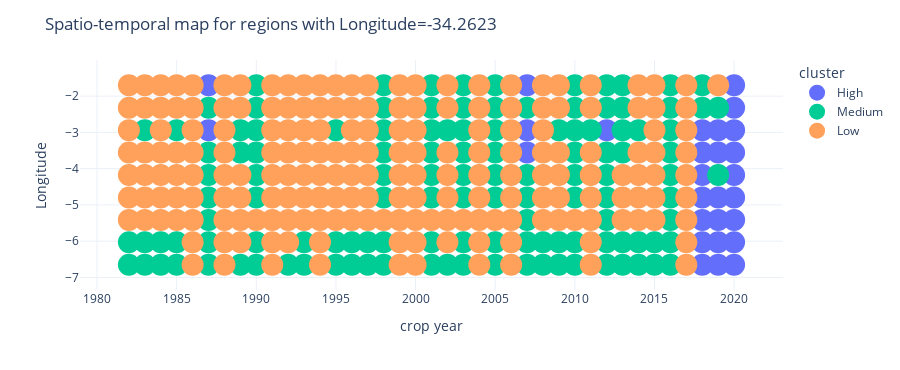

The cell this chart's notebook holds for it:
### Code cell
# make a spatio-temporal plot

fig = px.scatter(df_const_lon, x="year", y="lat", color="cluster", color_discrete_sequence=['#636EFA', "#00CC96",'#FFA15A'])


fig.update_traces(
    marker_size=22,
    selector=dict(mode='markers')
)

fig.update_layout(
    title="Spatio-temporal map for regions with Longitude=-34.2623",
    yaxis_title="Longitude",
    xaxis_title="crop year",
    height=370
)

fig.show()

### Figure 1 — Plotly figure (JSON) as saved in the notebook; plotly's stock layout.template omitted (floating-point values rounded to 4 significant figures; data arrays with more than 128 entries replaced by an {"elided": "..."} marker saying what was removed)
{"data": [{"hovertemplate": "cluster=High<br>year=%{x}<br>lat=%{y}<extra></extra>", "legendgroup": "High", "marker": {"color": "#636EFA", "size": 22, "symbol": "circle"}, "mode": "markers", "name": "High", "orientation": "v", "showlegend": true, "type": "scatter", "x": [1987, 2007, 2020, 2020, 1987, 2007, 2012, 2018, 2019, 2020, 2007, 2018, 2019, 2020, 2018, 2020, 2018, 2019, 2020, 2018, 2019, 2020, 2018, 2019, 2020, 2018, 2019, 2020], "xaxis": "x", "y": [-1.7, -1.7, -1.7, -2.319, -2.938, -2.938, -2.938, -2.938, -2.938, -2.938, -3.556, -3.556, -3.556, -3.556, -4.175, -4.175, -4.794, -4.794, -4.794, -5.413, -5.413, -5.413, -6.031, -6.031, -6.031, -6.65, -6.65, -6.65], "yaxis": "y"}, {"hovertemplate": "cluster=Medium<br>year=%{x}<br>lat=%{y}<extra></extra>", "legendgroup": "Medium", "marker": {"color": "#00CC96", "size": 22, "symbol": "circle"}, "mode": "markers", "name": "Medium", "orientation": "v", "showlegend": true, "type": "scatter", "x": [1990, 1998, 2001, 2003, 2005, 2010, 2012, 2013, 2016, 2018, 1987, 1990, 1998, 2001, 2003, 2005, 2007, 2010, 2012, 2013, 2016, 2018, 2019, 1983, 1985, 1989, 1990, 1995, 1998, 2001, 2002, 2003, 2005, 2009, 2010, 2011, 2013, 2014, 2016, 1987, 1989, 1990, 1998, 2001, 2003, 2005, 2010, 2012, 2013, 2016, 1987, 1990, 1998, 2001, 2003, 2005, 2007, 2010, 2012, 2016, 2019, 1987, 1990, 1998, 2001, 2003, 2005, 2007, 2010, 2012, 2016, 1987, 2007, 2012, 2016, 1982, 1983, 1984, 1985, 1987, 1990, 1993, 1995, 1996, 1997, 1998, 2001, 2003, 2005, 2007, 2008, 2009, 2010, 2012, 2013, 2014, 2015, 2016, 1982, 1983, 1984, 1985, 1987, 1989, 1990, 1992, 1993, 1995, 1996, 1997, 1998, 2001, 2002, 2003, 2005, 2007, 2008, 2009, 2010, 2012, 2013, 2014, 2015, 2016], "xaxis": "x", "y": [-1.7, -1.7, -1.7, -1.7, -1.7, -1.7, -1.7, -1.7, -1.7, -1.7, -2.319, -2.319, -2.319, -2.319, -2.319, -2.319, -2.319, -2.319, -2.319, -2.319, -2.319, -2.319, -2.319, -2.938, -2.938, -2.938, -2.938, -2.938, -2.938, -2.938, -2.938, -2.938, -2.938, -2.938, -2.938, -2.938, -2.938, -2.938, -2.938, -3.556, -3.556, -3.556, -3.556, -3.556, -3.556, -3.556, -3.556, -3.556, -3.556, -3.556, -4.175, -4.175, -4.175, -4.175, -4.175, -4.175, -4.175, -4.175, -4.175, -4.175, -4.175, -4.794, -4.794, -4.794, -4.794, -4.794, -4.794, -4.794, -4.794, -4.794, -4.794, -5.413, -5.413, -5.413, -5.413, -6.031, -6.031, -6.031, -6.031, -6.031, -6.031, -6.031, -6.031, -6.031, -6.031, -6.031, -6.031, -6.031, -6.031, -6.031, -6.031, -6.031, -6.031, -6.031, -6.031, -6.031, -6.031, -6.031, -6.65, -6.65, -6.65, -6.65, -6.65, -6.65, -6.65, -6.65, -6.65, -6.65, -6.65, -6.65, -6.65, -6.65, -6.65, -6.65, -6.65, -6.65, -6.65, -6.65, -6.65, -6.65, -6.65, -6.65, -6.65, -6.65], "yaxis": "y"}, {"hovertemplate": "cluster=Low<br>year=%{x}<br>lat=%{y}<extra></extra>", "legendgroup": "Low", "marker": {"color": "#FFA15A", "size": 22, "symbol": "circle"}, "mode": "markers", "name": "Low", "orientation": "v", "showlegend": true, "type": "scatter", "x": {"elided": "199 int values"}, "xaxis": "x", "y": {"elided": "199 float values"}, "yaxis": "y"}], "layout": {"height": 370, "legend": {"title": {"text": "cluster"}, "tracegroupgap": 0}, "margin": {"t": 60}, "title": {"text": "Spatio-temporal map for regions with Longitude=-34.2623"}, "xaxis": {"anchor": "y", "domain": [0, 1], "title": {"text": "crop year"}}, "yaxis": {"anchor": "x", "domain": [0, 1], "title": {"text": "Longitude"}}}}
